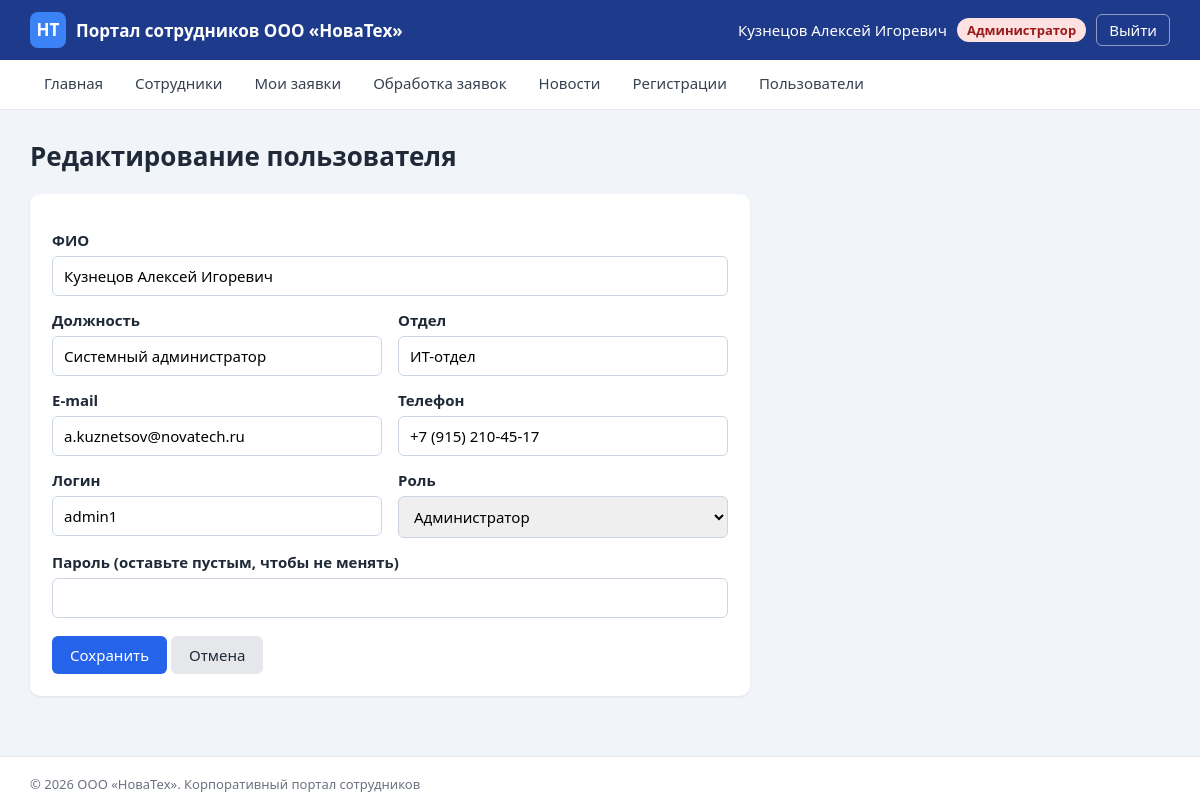
/admin/user_form.php?id=1 (signed in), run on the app's committed database.
### tables this page shows
CREATE TABLE users (
    id INT AUTO_INCREMENT PRIMARY KEY,
    login VARCHAR(50) NOT NULL UNIQUE,
    password VARCHAR(255) NOT NULL,
    full_name VARCHAR(150) NOT NULL,
    position VARCHAR(100),
    department VARCHAR(100),
    email VARCHAR(100),
    phone VARCHAR(30),
    role ENUM('admin', 'manager', 'employee') NOT NULL DEFAULT 'employee',
    is_approved TINYINT(1) NOT NULL DEFAULT 0,
    created_at TIMESTAMP DEFAULT CURRENT_TIMESTAMP
);

### includes/functions.php (called while the page is built, shortened)
<?php
$role_names = [
    'admin'    => 'Администратор',
    'manager'  => 'Руководитель',
    'employee' => 'Сотрудник',
];
function e($text)
{
    return htmlspecialchars($text ?? '', ENT_QUOTES, 'UTF-8');
}

### admin/user_form.php (the view, shortened to what this page needs)
<?php
require '../includes/config.php';
require '../includes/functions.php';
$id = isset($_GET['id']) ? (int)$_GET['id'] : 0;
$user = [
    'login' => '', 'full_name' => '', 'position' => '', 'department' => '',
    'email' => '', 'phone' => '', 'role' => 'employee',
];
if ($id > 0) {
    $stmt = $pdo->prepare('SELECT * FROM users WHERE id = ?');
    $stmt->execute([$id]);
    $user = $stmt->fetch();
}
$page_title = $id ? 'Редактирование пользователя' : 'Новый пользователь';
include '../includes/header.php';
?>
<h1><?= $page_title ?></h1>
<div class="card form-card">
    <form method="post">
        <label for="full_name">ФИО</label>
        <input type="text" id="full_name" name="full_name" value="<?= e($user['full_name']) ?>" required>
        <div class="row">
            <div>
                <label for="position">Должность</label>
                <input type="text" id="position" name="position" value="<?= e($user['position']) ?>">
            </div>
            <div>
                <label for="department">Отдел</label>
                <input type="text" id="department" name="department" value="<?= e($user['department']) ?>">
            </div>
        </div>
        <div class="row">
            <div>
                <label for="email">E-mail</label>
                <input type="email" id="email" name="email" value="<?= e($user['email']) ?>">
            </div>
            <div>
                <label for="phone">Телефон</label>
                <input type="text" id="phone" name="phone" value="<?= e($user['phone']) ?>">
            </div>
        </div>
        <div class="row">
            <div>
                <label for="login">Логин</label>
                <input type="text" id="login" name="login" value="<?= e($user['login']) ?>" minlength="6" required>
            </div>
            <div>
                <label for="role">Роль</label>
                <select id="role" name="role">
                    <?php foreach ($role_names as $key => $name): ?>
                        <option value="<?= $key ?>" <?= $user['role'] == $key ? 'selected' : '' ?>><?= $name ?></option>
                    <?php endforeach; ?>
                </select>
            </div>
        </div>
        <label for="password">Пароль <?= $id ? '(оставьте пустым, чтобы не менять)' : '' ?></label>
        <input type="password" id="password" name="password" <?= $id ? '' : 'required' ?>>
        <button type="submit" class="btn">Сохранить</button>
        <a href="users.php" class="btn btn-light">Отмена</a>
    </form>
</div>
<?php include '../includes/footer.php'; ?>

### style/style.css (style rules this page uses)
* { box-sizing: border-box; }
html { height: 100%; }
body { min-height: 100vh; display: flex; flex-direction: column; margin: 0; font-family: "Segoe UI", Arial, sans-serif; font-size: 15px; color: #1f2937; background: #f1f4f9; }
a { color: #2563eb; text-decoration: none; }
h1 { font-size: 26px; margin: 0 0 20px; }
.card { background: #fff; border-radius: 10px; padding: 22px; margin-bottom: 20px; box-shadow: 0 1px 3px rgba(0, 0, 0, 0.08); }
label { display: block; font-weight: 600; margin: 14px 0 6px; }
input[type=text], input[type=password], input[type=email], input[type=date], select, textarea { width: 100%; padding: 9px 11px; border: 1px solid #cbd5e1; border-radius: 6px; font-family: inherit; font-size: 15px; }
form .btn { margin-top: 18px; }
.row { display: grid; grid-template-columns: 1fr 1fr; gap: 16px; }
.form-card { max-width: 720px; }
.btn { display: inline-block; padding: 9px 18px; border: none; border-radius: 6px; background: #2563eb; color: #fff; font-size: 15px; font-family: inherit; cursor: pointer; }
.btn-light { background: #e5e7eb; color: #1f2937; }

### data on the page
users: full_name "Кузнецов Алексей Игоревич", position "Системный администратор", department "ИТ-отдел", email "a.kuznetsov@novatech.ru", phone "+7 (915) 210-45-17", login "admin1", role "Администратор"

### other printed values
$_SESSION['full_name'] "Кузнецов Алексей Игоревич"
$role_names[$_SESSION['role']] "Администратор"
$title "Главная Сотрудники Мои заявки Обработка заявок Новости Регистрации Пользователи"
$page_title "Редактирование пользователя"
